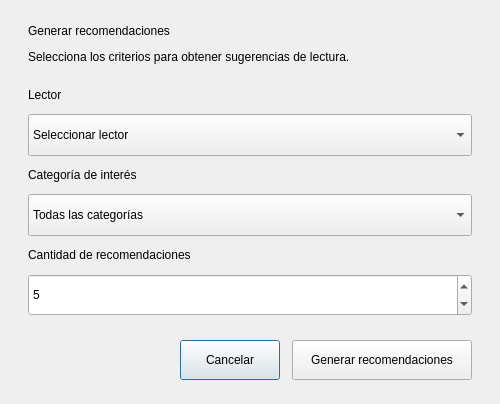
<?xml version="1.0" encoding="UTF-8"?>
<ui version="4.0">
 <class>RecomendacionDialog</class>
 <widget class="QDialog" name="RecomendacionDialog">
  <property name="windowTitle">
   <string>Generar recomendaciones</string>
  </property>
  <property name="minimumSize">
   <size>
    <width>500</width>
    <height>400</height>
   </size>
  </property>
  <layout class="QVBoxLayout" name="layoutPrincipal">
   <property name="leftMargin"><number>28</number></property>
   <property name="topMargin"><number>24</number></property>
   <property name="rightMargin"><number>28</number></property>
   <property name="bottomMargin"><number>24</number></property>
   <property name="spacing"><number>12</number></property>

   <item>
    <widget class="QLabel" name="lblTitulo">
     <property name="text">
      <string>Generar recomendaciones</string>
     </property>
    </widget>
   </item>

   <item>
    <widget class="QLabel" name="lblDescripcion">
     <property name="text">
      <string>Selecciona los criterios para obtener sugerencias de lectura.</string>
     </property>
     <property name="wordWrap">
      <bool>true</bool>
     </property>
    </widget>
   </item>

   <item>
    <spacer name="espacioSuperior">
     <property name="orientation">
      <enum>Qt::Vertical</enum>
     </property>
     <property name="sizeHint" stdset="0">
      <size><width>20</width><height>12</height></size>
     </property>
    </spacer>
   </item>

   <item>
    <widget class="QLabel" name="lblLector">
     <property name="text">
      <string>Lector</string>
     </property>
    </widget>
   </item>

   <item>
    <widget class="QComboBox" name="cmbLector">
     <property name="minimumSize">
      <size><width>0</width><height>42</height></size>
     </property>
     <item>
      <property name="text">
       <string>Seleccionar lector</string>
      </property>
     </item>
    </widget>
   </item>

   <item>
    <widget class="QLabel" name="lblCategoria">
     <property name="text">
      <string>Categoría de interés</string>
     </property>
    </widget>
   </item>

   <item>
    <widget class="QComboBox" name="cmbCategoria">
     <property name="minimumSize">
      <size><width>0</width><height>42</height></size>
     </property>
     <item>
      <property name="text">
       <string>Todas las categorías</string>
      </property>
     </item>
    </widget>
   </item>

   <item>
    <widget class="QLabel" name="lblCantidad">
     <property name="text">
      <string>Cantidad de recomendaciones</string>
     </property>
    </widget>
   </item>

   <item>
    <widget class="QSpinBox" name="spinCantidad">
     <property name="minimumSize">
      <size><width>0</width><height>42</height></size>
     </property>
     <property name="minimum">
      <number>1</number>
     </property>
     <property name="maximum">
      <number>20</number>
     </property>
     <property name="value">
      <number>5</number>
     </property>
    </widget>
   </item>

   <item>
    <spacer name="espacioInferior">
     <property name="orientation">
      <enum>Qt::Vertical</enum>
     </property>
     <property name="sizeHint" stdset="0">
      <size><width>20</width><height>12</height></size>
     </property>
    </spacer>
   </item>

   <item>
    <layout class="QHBoxLayout" name="layoutBotones">
     <item>
      <spacer name="espacioBotones">
       <property name="orientation">
        <enum>Qt::Horizontal</enum>
       </property>
       <property name="sizeHint" stdset="0">
        <size><width>40</width><height>20</height></size>
       </property>
      </spacer>
     </item>

     <item>
      <widget class="QPushButton" name="btnCancelar">
       <property name="minimumSize">
        <size><width>100</width><height>40</height></size>
       </property>
       <property name="text">
        <string>Cancelar</string>
       </property>
      </widget>
     </item>

     <item>
      <widget class="QPushButton" name="btnGenerar">
       <property name="minimumSize">
        <size><width>180</width><height>40</height></size>
       </property>
       <property name="text">
        <string>Generar recomendaciones</string>
       </property>
      </widget>
     </item>
    </layout>
   </item>
  </layout>
 </widget>
 <resources/>
 <connections/>
</ui>
